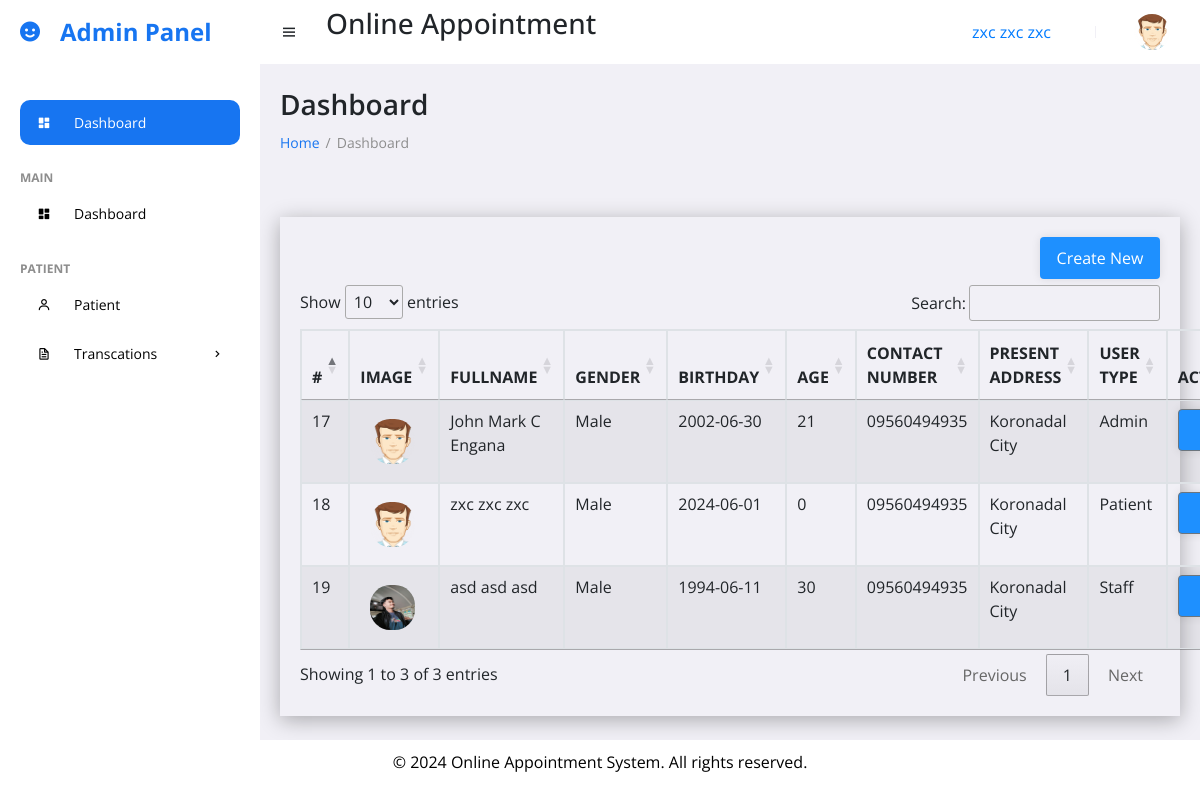
/admin/patient.php (signed in), run on the app's committed database.
### tables this page shows
CREATE TABLE `tbl_patient` (
  `id` int(11) NOT NULL,
  `image_url` text NOT NULL,
  `firstname` varchar(50) NOT NULL,
  `middleinitial` varchar(50) NOT NULL,
  `lastname` varchar(50) NOT NULL,
  `gender` varchar(10) NOT NULL,
  `birthday` varchar(50) NOT NULL,
  `age` int(10) NOT NULL,
  `contactnumber` varchar(12) NOT NULL,
  `presentaddress` varchar(100) NOT NULL,
  `type_user` varchar(50) NOT NULL
);

### admin/patient.php (the view, shortened to what this page needs)
<!DOCTYPE html>
<html lang="en">
<head>
	<link rel="stylesheet" href="sweetalert2.min.css">
	<link rel="stylesheet" href="https://cdn.jsdelivr.net/npm/bootstrap@4.0.0/dist/css/bootstrap.min.css">
	<link href='https://unpkg.com/boxicons@2.0.9/css/boxicons.min.css' rel='stylesheet'>
	<link href="https://cdn.datatables.net/1.13.4/css/jquery.dataTables.min.css" rel="stylesheet">
	<link rel="stylesheet" href="../css/style.css">
</head>
<body>
	<?php
		include ("../includes/sidebar.php");
		?>
	<section id="content">
		<?php
		include ("../includes/navbar.php");
		?>
		<main>
			<h1 class="title">Dashboard</h1>
			<ul class="breadcrumbs">
				<li><a href="#">Home</a></li>
				<li class="divider">/</li>
				<li><a href="#" class="active">Dashboard</a></li>
			</ul>
			<br><br>
            <div class="container-tables">
    <a href="#" class="btn" data-toggle="modal" data-target="#addPatient">Create New</a><br><br>
    <table id="schedule" class="table table-striped table-bordered" style="width:100%">
        <thead>
            <tr>
                <th>#</th>
                <th>IMAGE</th>
                <th>FULLNAME</th>
                <th>GENDER</th>
                <th>BIRTHDAY</th>
                <th>AGE</th>
                <th>CONTACT NUMBER</th>
                <th>PRESENT ADDRESS</th>
                <th>USER TYPE</th>
                <th>ACTION</th>
            </tr>
        </thead>
        <tbody>
        <?php
include("../querys/db_config.php");
$sql = mysqli_query($connection, "SELECT * FROM tbl_patient");
if (mysqli_num_rows($sql) > 0) {
    while ($rows = mysqli_fetch_array($sql)) {
        echo "<tr>";
        echo "<td>" . $rows['id'] . "</td>";
        echo "<td><img src='../Uploads/" . $rows['image_url'] . "' style='width: 45px; height: 45px; border-radius: 45%;' /></td>";
        echo "<td>" . $rows['firstname'] . " " . $rows['middleinitial'] . " " . $rows['lastname']  . "</td>";
        echo "<td>" . $rows['gender'] . "</td>";
        echo "<td>" . $rows['birthday'] . "</td>";
        echo "<td>" . $rows['age'] . "</td>";
        echo "<td>" . $rows['contactnumber'] . "</td>";
        echo "<td>" . $rows['presentaddress'] . "</td>";
        echo "<td>" . $rows['type_user'] . "</td>";
        echo "<td>
                <div class='dropdown'>
                    <button class='btn btn-secondary dropdown-toggle' type='button' id='dropdownMenuButton' data-toggle='dropdown' aria-haspopup='true' aria-expanded='false'>
                        Action
                    </button>
                    <div class='dropdown-menu' aria-labelledby='dropdownMenuButton'>
                        <a data-id='" . $rows["id"] . "' class='dropdown-item editbtn' data-toggle='modal' data-target='#editPatient'>
                            <i class='bx bxs-edit' style='color:#1860c0'></i>Edit
                        </a>
                        <div class='dropdown-divider'></div>
                        <a class='dropdown-item deletebtn' data-id='" . $rows["id"] . "' href='#'>
                            <i class='bx bxs-trash-alt' style='color:#e10a0a'></i>Delete
                        </a>
                    </div>
                </div>
            </td>";
        echo "</tr>";
    }
}
?>
        </tbody>
    </table>
</div>
		</main>
	</section>
	<?php
		include ("../includes/footer.php");
		?>
</body>
</html>

### includes/sidebar.php (shortened to what this page needs)
    <section id="sidebar">
        <a class="brand"><i class='bx bxs-smile icon'></i> Admin Panel</a>
        <ul class="side-menu">
            <li><a href="index.php" class="active"><i class='bx bxs-dashboard icon' ></i> Dashboard</a></li>
            <li class="divider" data-text="main">Main</li>
            <li><a href="index.php"><i class='bx bxs-dashboard icon'></i> Dashboard</a></li>
            <?php
include '../querys/db_config.php';
if ($_SESSION['type_user'] === 'Admin') {
    echo '<li class="divider" data-text="Patient">Patient</li>
    <li>
        <a href="patient.php"><i class="bx bx-user icon"></i> Patient</a>
    </li>';
} else {
    $query = "SELECT function FROM tbl_acc WHERE id = 1";
    $result = mysqli_query($connection, $query);
    if (!$result) {
        echo "Error executing query: " . mysqli_error($connection);
    } else {
        $row = mysqli_fetch_assoc($result);
        $function_value = $row['function'];
        if ($function_value == 1) {
            echo '<li class="divider" data-text="Patient">Patient</li>
            <li>
                <a href="patient.php"><i class="bx bx-user icon"></i> Patient</a>
            </li>';
        }
    }
}
?>
            <li>
                <a href="#" ><i class='bx bx-file icon' ></i> Transcations <i class='bx bx-chevron-right icon-right' ></i></a>
            </li>
        </ul>
    </section>

### includes/navbar.php (shortened to what this page needs)
<nav>
    <i class='bx bx-menu toggle-sidebar'></i>
    <form action="#">
        <div class="form-group">
            <h3>Online Appointment</h3>
        </div>
    </form>
    <?php
    if (isset($_SESSION["firstname"], $_SESSION["middleinitial"], $_SESSION["lastname"], $_SESSION["image_url"])) {
        $fullName = $_SESSION["firstname"] . " " . $_SESSION["middleinitial"] . " " . $_SESSION["lastname"];
        $image_url = $_SESSION["image_url"];
        ?>
        <a class='nav-link' href='#'>
            <h10> <?php echo $fullName; ?></h10>
        </a>
        <div class='profile'>
            <img src='<?php echo $image_url; ?>' alt='Profile Image'>
        </div>
    <?php } ?>
</nav>

### includes/footer.php (shortened to what this page needs)
<footer class="text-center mt-5">
        <p>&copy; 2024 Online Appointment System. All rights reserved.</p>
    </footer>

### css/style.css (style rules this page uses)
.container-tables { padding: 20px; box-shadow: 0 4px 20px rgba(0, 0, 0, 0.3); }
* { font-family: 'Open Sans', sans-serif; margin: 0; padding: 0; box-sizing: border-box; }
:root { --grey: #F1F0F6; --dark-grey: #8D8D8D; --light: #fff; --dark: #000; --green: #81D43A; --light-green: #E3FFCB; --blue: #1775F1; --light-blue: #D0E4FF; --dark-blue: #0C5FCD; --red: #FC3B56; }
html { overflow-x: hidden; }
body { background: var(--grey); overflow-x: hidden; }
a { text-decoration: none; }
li { list-style: none; }
#sidebar { position: fixed; max-width: 260px; width: 100%; background: var(--light); top: 0; left: 0; height: 100%; overflow-y: auto; scrollbar-width: none; transition: all .3s ease; z-index: 200; }
#sidebar .brand { font-size: 24px; display: flex; align-items: center; height: 64px; font-weight: 700; color: var(--blue); position: sticky; top: 0; left: 0; z-index: 100; background: var(--light); transition: all .3s ease; padding: 0 6px; }
#sidebar .icon { min-width: 48px; display: flex; justify-content: center; align-items: center; margin-right: 6px; }
#sidebar .icon-right { margin-left: auto; transition: all .3s ease; }
#sidebar .side-menu { margin: 36px 0; padding: 0 20px; transition: all .3s ease; }
#sidebar .side-menu a { display: flex; align-items: center; font-size: 14px; color: var(--dark); padding: 12px 16px 12px 0; transition: all .3s ease; border-radius: 10px; margin: 4px 0; white-space: nowrap; }
#sidebar .side-menu > li > a.active, #sidebar .side-menu > li > a.active:hover { background: var(--blue); color: var(--light); }
#sidebar .divider { margin-top: 24px; font-size: 12px; text-transform: uppercase; font-weight: 700; color: var(--dark-grey); transition: all .3s ease; white-space: nowrap; }
#content { position: relative; width: calc(100% - 260px); left: 260px; transition: all .3s ease; }
nav { background: var(--light); height: 64px; padding: 0 20px; display: flex; align-items: center; grid-gap: 28px; position: sticky; top: 0; left: 0; z-index: 100; }
nav .toggle-sidebar { font-size: 18px; cursor: pointer; }
nav form { max-width: 400px; width: 100%; margin-right: auto; }
nav .form-group { position: relative; }
nav .nav-link { position: relative; }
nav .profile { position: relative; }
nav .profile img { width: 36px; height: 36px; border-radius: 50%; object-fit: cover; cursor: pointer; }
main { width: 100%; padding: 24px 20px 20px 20px; }
main .title { font-size: 28px; font-weight: 600; margin-bottom: 10px; }
main .breadcrumbs { display: flex; grid-gap: 6px; }
main .breadcrumbs li, main .breadcrumbs li a { font-size: 14px; }
main .breadcrumbs li a { color: var(--blue); }
main .breadcrumbs li a.active, main .breadcrumbs li.divider { color: var(--dark-grey); pointer-events: none; }

### includes/footer.php (style rules this page uses)
footer { background-color: white; color: black; padding: 10px; position: fixed; bottom: 0; width: 100%; }

### admin/patient.php (style rules this page uses)
.btn { background: #1e90ff; width: 120px; padding: 8px; text-align: center; text-decoration: none; color: #fff; cursor: pointer; box-shadow: 0 0 10px rgba(0,0,0, 0.1); float: right; -webkit-transition-duration: 0.3s; transition-duration: 0.3s; -webkit-transition-property: box-shadow, transform; transition-property: box-shadow, transform; }
img { width: 100px; margin: 10px; border-radius: 60%; }

### data on the page
tbl_patient: id "17", image_url (placeholder picture), firstname "John Mark", middleinitial "C", lastname "Engana", gender "Male", birthday "2002-06-30", age "21", contactnumber "09560494935", presentaddress "Koronadal City", type_user "Admin"
tbl_patient: id "18", image_url (placeholder picture), firstname "zxc", middleinitial "zxc", lastname "zxc", gender "Male", birthday "2024-06-01", age "0", contactnumber "09560494935", presentaddress "Koronadal City", type_user "Patient"
tbl_patient: id "19", image_url (picture), firstname "asd", middleinitial "asd", lastname "asd", gender "Male", birthday "1994-06-11", age "30", contactnumber "09560494935", presentaddress "Koronadal City", type_user "Staff"

### other printed values
$fullName "zxc zxc zxc"
